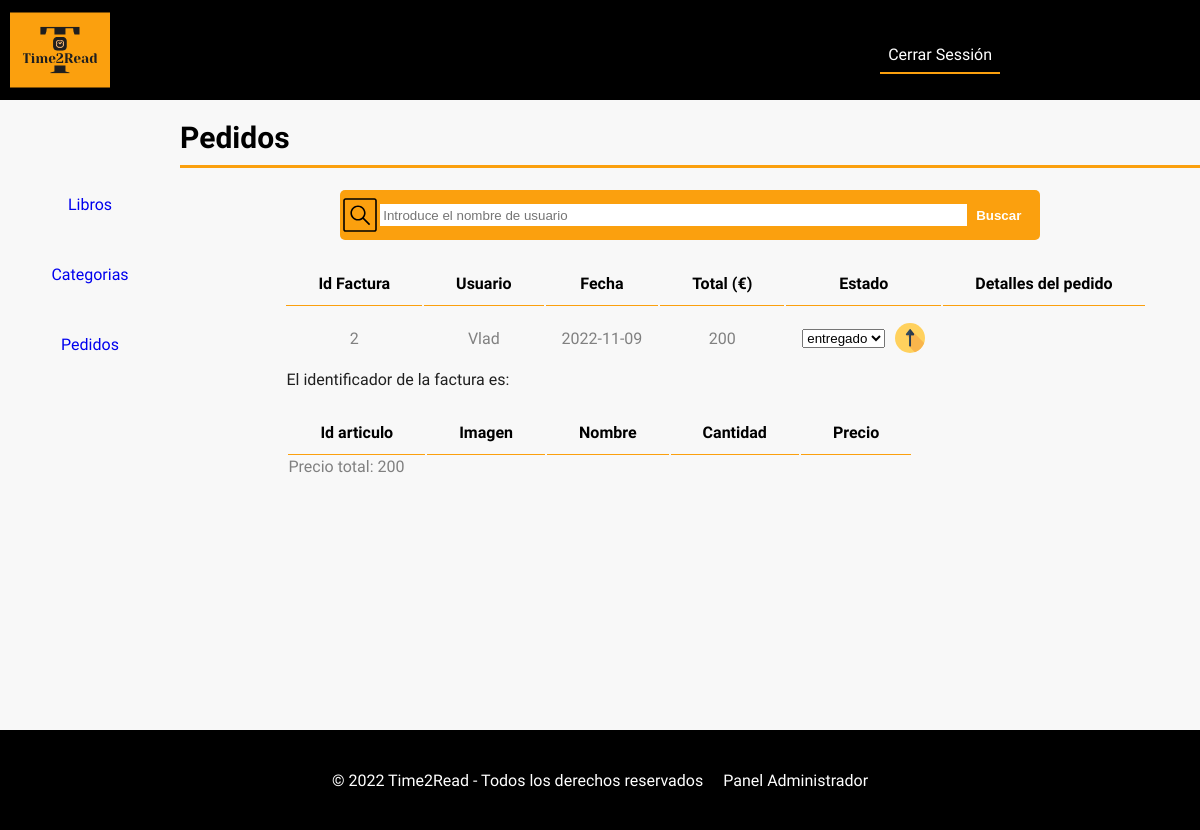
Page /index.php?controller=Pedido&action=mostrarPedidos (signed in) on the earlier database version.
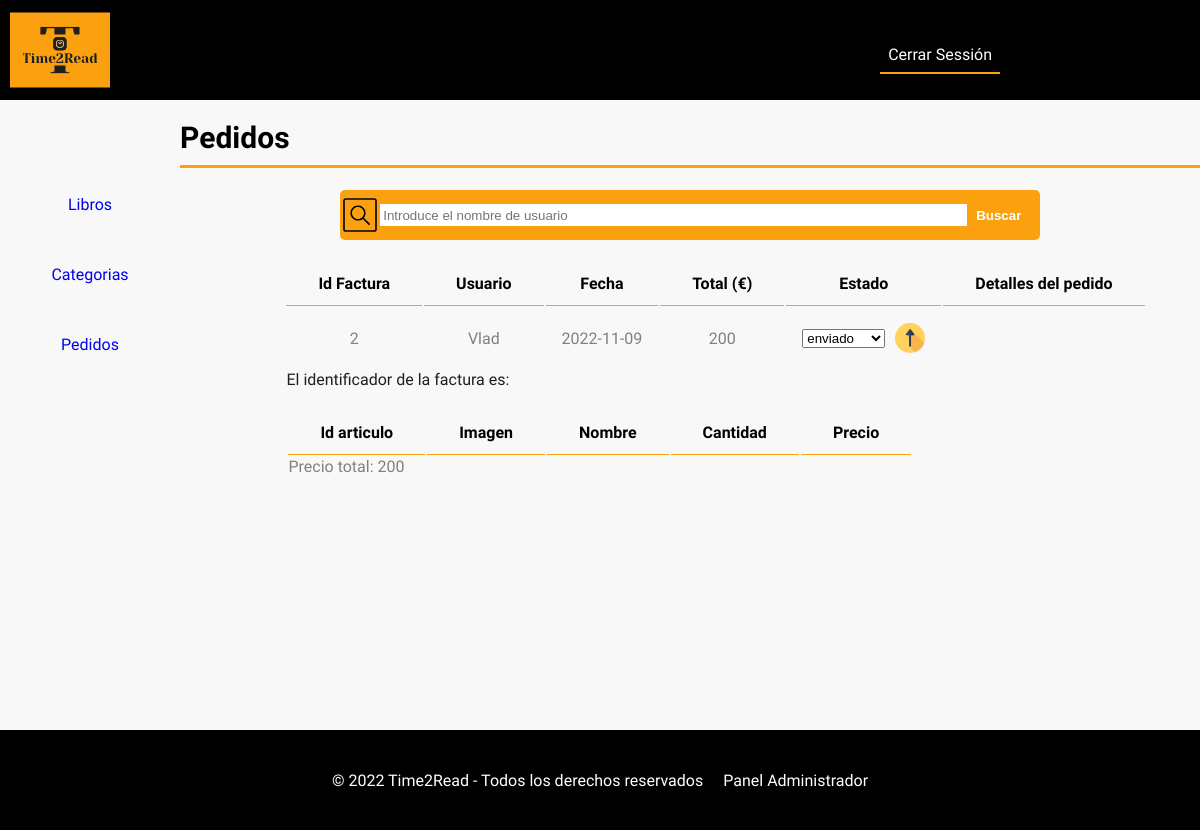
Same page on the later database version.
### tables this page shows
CREATE TABLE `factura` (
  `id_factura` int(11) NOT NULL,
  `fk_id_usuario` int(11) DEFAULT NULL,
  `fecha` date NOT NULL,
  `total` float NOT NULL,
  `estado` int(11) NOT NULL
);

CREATE TABLE `usuario` (
  `id_usuario` int(20) NOT NULL,
  `nombre` varchar(100) NOT NULL,
  `apellidos` varchar(100) NOT NULL,
  `direccion` varchar(70) NOT NULL,
  `email` varchar(50) NOT NULL,
  `clave` varchar(200) NOT NULL,
  `estado` tinyint(1) NOT NULL
);

### controllers/PedidoController.php (called while the page is built, shortened)
<?php
require "models/pedidos.php";
class PedidoController
{
    public function mostrarPedidos()
    {
        require_once "views/adminPanel/menu.php";
        $pedido = new Pedido();
        $catalogo = $pedido->obtenerPedido();
        $estados = $pedido->obtenerEstados();
        require_once "views/adminPanel/tablaPedidos.php";
    }
}

### models/database.php (called while the page is built, shortened)
<?php
class Database{
    public function __construct(){
        $servername = "localhost";
        $dbname= "biblioteca";
        $username = "root";
        $password = "";
        try{
		$this->db = new PDO("mysql:host=$servername;dbname=$dbname",$username, $password);
        }
        catch(PDOException $error)
        {
            echo "Connection failed: ". $error->getMessage();
        }
    }
}

### models/pedidos.php (called while the page is built, shortened)
<?php
require_once("database.php");
class Pedido extends Database
{
    public function obtenerPedido()
    {
        $consulta = $this->db->prepare("SELECT id_factura, U.nombre AS nombreusu, fecha, total, F.estado AS id_estado FROM factura F INNER JOIN usuario U ON U.id_usuario = F.fk_id_usuario INNER JOIN estado_factura  E ON F.estado = E.id_estado");
        $consulta->execute();
        $resultado = $consulta->fetchAll();
        return $resultado;
    }
    public function obtenerEstados(){
        $consulta = $this->db->prepare("SELECT * FROM estado_factura");
        $consulta->execute();
        $resultado = $consulta->fetchAll();
        return $resultado;
    }
}

### views/adminPanel/tablaPedidos.php (the view)
<?php
echo "
<div class='admin-panel-content-container'>
<div class='admin-panel-title-container'>
    <h1 class='admin-panel-title'>Pedidos</h1>
    <div class='orange-line'></div>
</div>";
require_once "views/adminPanel/buscadorPedidos.php";
echo "<table class='admin-panel-page-table'>
    <tr>
        <th>Id Factura</th>
        <th>Usuario</th>
        <th>Fecha</th>
        <th>Total (€)</th>
        <th>Estado</th>
        <th>Detalles del pedido</th>
    </tr>";
foreach ($catalogo as $pedido) {
    echo " <tr>
        <td class='text'>" . $pedido['id_factura'] . "</td>
        <td class='text'>" . $pedido['nombreusu'] . "</td>
        <td class='text'>" . $pedido['fecha'] . "</td>
        <td class='text'>" . $pedido['total'] . "</td>
        <td class='text'><form class='admin-panel-pedido-editar-estado-form' method='post' action='index.php?controller=Pedido&action=editarEstado'>
            <input readonly class='ocult' name='id_factura' id='id_factura' value='".$pedido['id_factura']."'>
            <select name='estado' id='estado'>";
                    foreach ($estados as $estado){
                        if($pedido['id_estado']==$estado['id_estado']){
                            echo "<option selected value='".$estado['id_estado']."'>".$estado['estado']."</option>";
                        }else {
                            echo "<option value='".$estado['id_estado']."'>".$estado['estado']."</option>";
                        }
                    }
    echo    "</select>
            <input class='admin-panel-pedido-submit-button' type='image' name='submit' src='./img/upload2.svg' alt='Confirmar'>
        </form></td>
        </tr>";
        echo "<tr>
                <td colspan='6'>
                    <div>
                        <p>El identificador de la factura es: ".$detalle['fk_id_factura']."</p>
                        <table>
                            <tr>
                                <th>Id articulo</th>
                                <th>Imagen</th>
                                <th>Nombre</th>
                                <th>Cantidad</th>
                                <th>Precio</th>
                            </tr>";
                            foreach ($detalles as $detalle) {
                                echo "<tr></tr>";
                            }
                            echo "<tr>
                                <td colspan='5'>Precio total: " . $pedido['total'] . "</td>
                            </tr>
                        </table>
                    </div>
                </td>
            </tr>";
}
echo "</table>
</div>";

### index.php (shortened to what this page needs)
<!DOCTYPE html>
<html lang="en">
<head>
    <link rel="stylesheet" href="style.css">
</head>
<body>
    <?php
    require_once "views/general/menu.php";
    if (isset($_GET['controller'])) {
        $nombreController = $_GET['controller'] . "Controller";
    } else {
        $nombreController = "LoginController";
    }
    if (class_exists($nombreController)) {
        $controlador = new $nombreController();
        if (isset($_GET['action'])) {
            $action = $_GET['action'];
        } else {
            $action = "index";
        }
        $controlador->$action();
    } else {
        echo "No existe el controlador";
    }
    ?>
</body>
</html>

### views/general/menu.php (shortened to what this page needs)
<?php
echo "<div class='main-menu-bar'>
<a href='index.php?controller=Login&action=index'><img class='main-menu-bar-logo' src='./img/logo-high.svg' alt='logo' height='100px' width='100px'></a>
<ul class='main-menu-list'>";
    if (isset($_SESSION['email'])) {
        if (isset($_SESSION['email']) && $_SESSION['role']=='admin')
        {
            echo "<li class='main-menu-list-item'><a href='index.php?controller=Login&action=destroySesion'>Cerrar Sessión</a></li>";
        }
    }
    else
    {
        echo "<a href='#'><img class='menu-header-basket-photo' src='./img/basket.svg' alt='basket' height='40px' width='40px'></a>";
        echo "<li class='main-menu-list-item'><a href='index.php?controller=Login&action=mostrarLoginUser'>Iniciar Sessión</a></li>";
    }
echo "</ul>
</div>";

### views/adminPanel/menu.php
<div class="admin-menu-bar">
    <a class="admin-menu-bar-item" href="index.php?controller=Libro&action=mostrarLibros">Libros</a>
    <a class="admin-menu-bar-item" href="index.php?controller=Categoria&action=mostrarCategorias">Categorias</a>
    <a class="admin-menu-bar-item" href="index.php?controller=Pedido&action=mostrarPedidos">Pedidos</a>
</div>

### views/adminPanel/buscadorPedidos.php
<?php
echo "<div class='search_bar'>
            <img class='search_img' src='img/search.svg' alt='lupa de busqueda'>
            <form class='search_form' action='index.php?controller=Buscador&action=buscarPedido' method='post'>
                <input type='text' name='search' id='search' placeholder='Introduce el nombre de usuario'>
                <button type='submit'>Buscar</button>
            </form>
        </div>";

### style.css (style rules this page uses)
* { margin: 0; padding: 0; }
body { height: 100%; font-family: 'Source Sans Pro', sans-serif; background-color: #f8f8f8; }
a { text-decoration: none; }
.main-menu-bar { height: 100px; background-color: black; }
.main-menu-bar-logo { margin-left: 10px; }
.main-menu-list { float: right; display: flex; flex-direction: row; list-style: none; margin-top: 40px; }
li.main-menu-list-item { color: white; margin-right: 100px; margin-top: 5px; align-items: center; }
.main-menu-list-item>a { color: white; margin-right: 100px; margin-top: 100px; border-bottom: 2px solid #FBA00E; align-items: center; padding: 8px; }
.admin-menu-bar { float: left; display: flex; flex-direction: column; height: 70vh; width: 15%; margin-top: 70px; }
.admin-menu-bar-item { width: 100%; height: 70px; text-align: center; line-height: 70px; }
.admin-panel-content-container { display: flex; flex-direction: column; width: 85%; float: right; align-items: center; }
.admin-panel-title-container { padding-top: 20px; padding-bottom: 20px; width: 100%; height: 50px; float: right; }
.admin-panel-title { display: inline-block; font-size: 30px; }
.orange-line { width: 100%; height: 3px; background-color: #FBA00E; margin-top: 10px; }
.search_bar { display: flex; width: 700px; height: 50px; background-color: #FBA00E; align-items: center; border-radius: 5px; }
.search_img { width: 40px; height: 40px; }
.search_form { background-color: #FBA00E; border: none; width: 95%; margin-top: 0px; }
.search_form input { border: none; padding-left: 10px; width: 88%; outline: none; padding: 0.2rem; }
.search_form button { border: none; background-color: #FBA00E; color: white; font-weight: bold; margin-left: 5px; }
.admin-panel-page-table { margin-left: 5%; display: inline-block; }
.admin-panel-page-table th { color: black; border-bottom: 1px solid #FBA00E; padding: 2rem 2rem 0.75rem 2rem; }
.admin-panel-page-table tr:nth-child(odd) { color: #1F1F1F; }
.admin-panel-page-table tr:nth-child(even) { color: gray; }
.text { padding: 0rem 1rem 0rem 1rem; text-align: center; height: 60px; }
.admin-panel-pedido-editar-estado-form { display: flex; align-items: center; }
.admin-panel-pedido-submit-button { width: 30px; height: 30px; margin-left: 10px; }
footer { height: 100px; background-color: black; color: white; width: 100%; bottom: 0; position: relative; display: flex; align-items: center; justify-content: center; }
.footer-link { color: white; margin-left: 20px; }

Differences in the rows shown:
changed factura "Vlad": estado "entregado" → "enviado"
